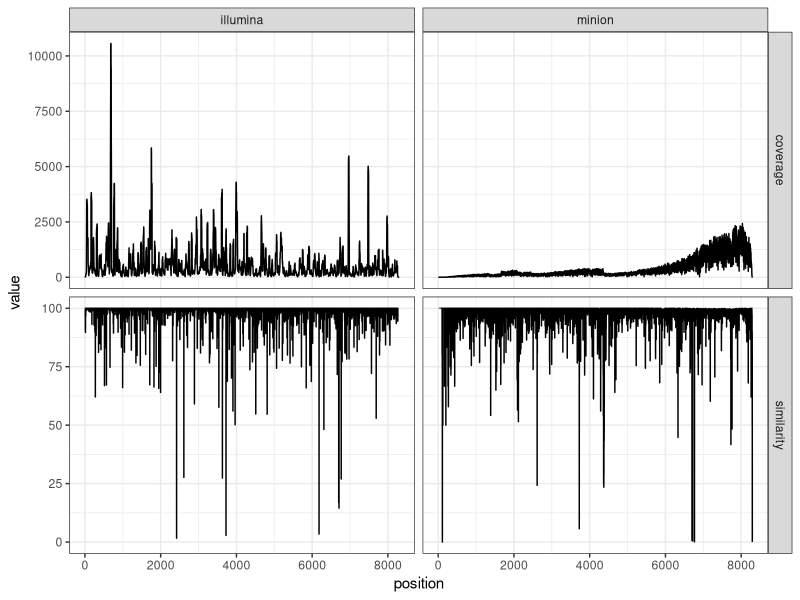
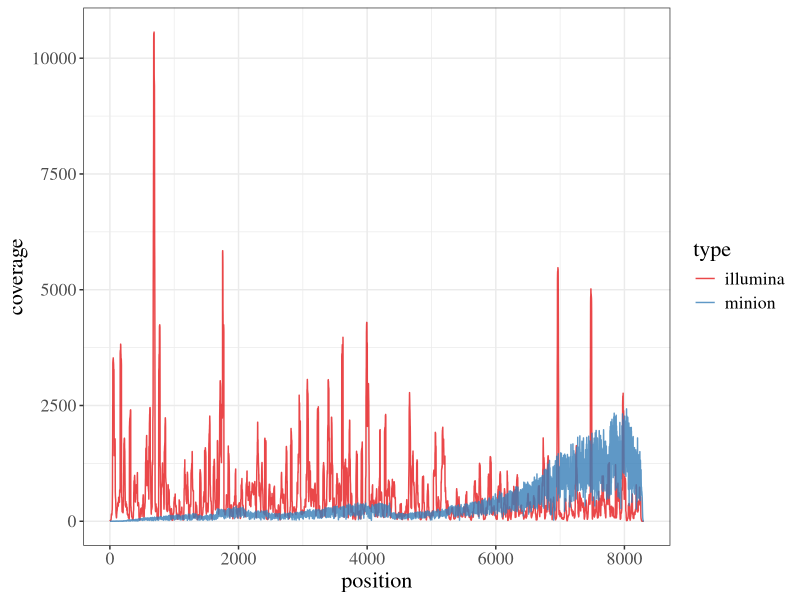
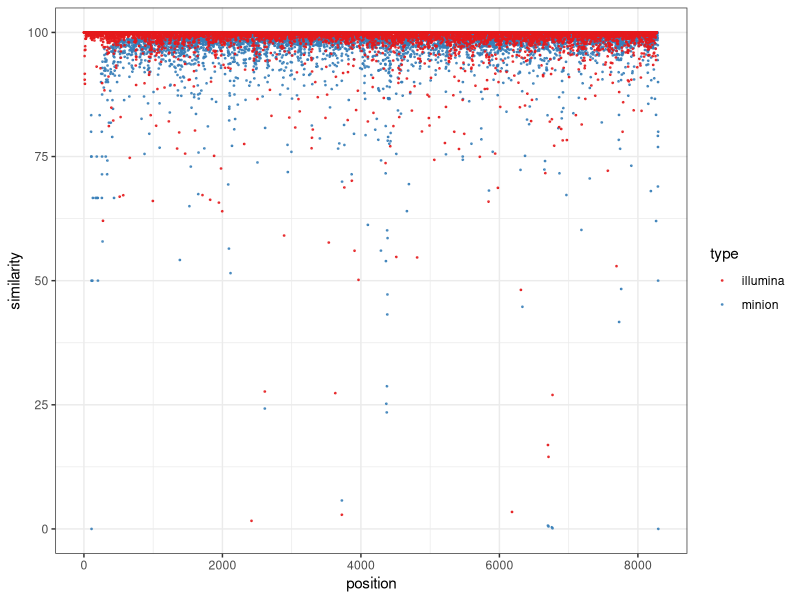
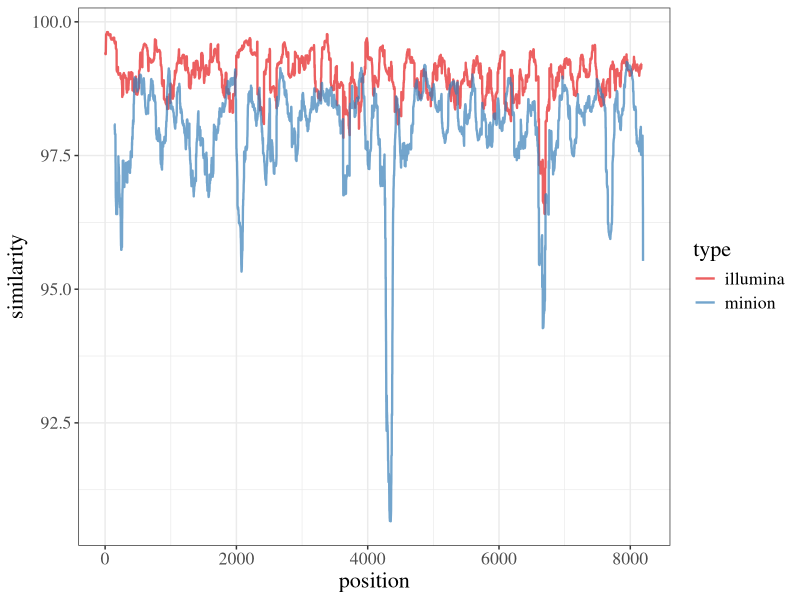
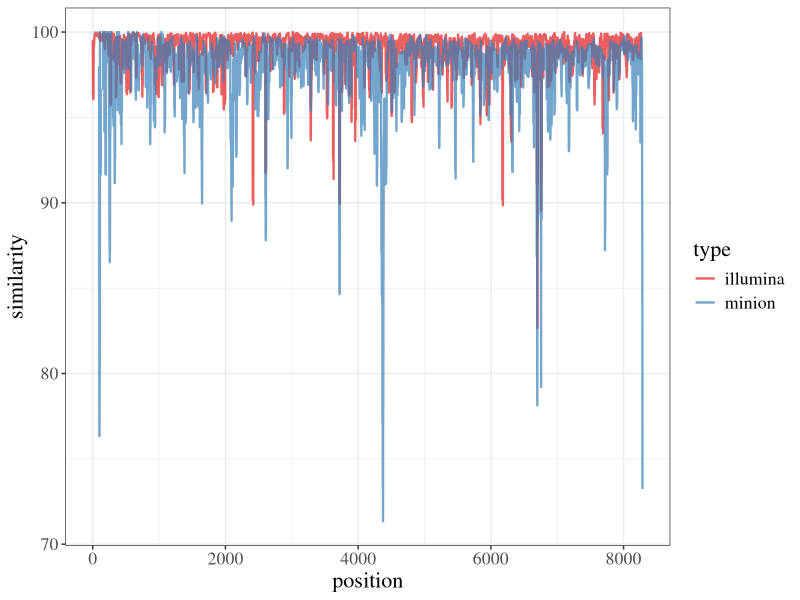

Write the R code that produced these figures, in order. (Note: this script raises an error after producing the figures.)
# get data
data = read.table("Final.data")
colnames(data) = c("type","pos","coverage","match","similarity")
require(tidyverse)


# First plot raw results:
svg("Brut_results.svg")
data %>% select(- match ) %>%  gather(variable, value, 3:4) %>% ggplot(aes(x=pos,y=value,group = variable)) + 
  geom_line() + facet_grid(variable ~ type ,scale="free_y") + theme_bw() + xlab("position")
dev.off()

# Plot both coverage on the same fig:
svg("Coverage.svg",width=12)
data %>% select(- match ) %>%  gather(variable, value, 3:4) %>% 
  filter(variable=="coverage") %>%
  ggplot() + geom_line(aes(group=type,color=type,x=pos,y=value),alpha=0.8) + 
  theme_bw() + ylab("coverage") + xlab("position") + 
  scale_color_brewer(type="qual",palette="Set1") + theme(text=element_text(size=16,family="Times"))
dev.off()

# Tried log but it sucks
svg("similarity_log.svg")
data %>% select(- match ) %>%  gather(variable, value, 3:4) %>% 
  filter(variable=="similarity")  %>%
  ggplot() + geom_point(aes(group=type,color=type,x=pos,y=value),alpha=0.8,size=0.3) + 
  theme_bw() + ylab("similarity") + xlab("position") + 
  scale_color_brewer(type="qual",palette="Set1") 
dev.off()

# Using zoo to compute sliding windows
require(zoo)

# Start with a 100bp windows size)

# Create subdatasets for each sequencing:
minionsim = rollapply(data %>% filter(type=="minion") %>% select(similarity), width = 100, by = 1, FUN = mean, align = "center")
illusim = rollapply(data %>% filter(type=="illumina") %>% select(similarity), width = 100, by = 1, FUN = mean, align = "center")
minionsimdf = data.frame("pos"=seq(1:length(minionsim)),"type"=rep("minion",length(minionsim)),"similariy"=minionsim)
illusimdf = data.frame("pos"= seq(1:length(illusim)),"type"=rep("illumina",length(illusim)),"similariy"=illusim)
datasim = rbind(illusimdf,minionsimdf)
# Draw fig
svg("similarity_sliding100.svg",width=12)
datasim %>% ggplot() + geom_line(aes(x=pos,y=similarity,group=type,color =type),size = 0.8,alpha=0.7) + 
  theme_bw() + ylab("similarity") + xlab("position") + 
  scale_color_brewer(type="qual",palette="Set1") + theme(text=element_text(size=16,family="Times"))
dev.off()

# Same for 10 bp
minionsim = rollapply(data %>% filter(type=="minion") %>% select(similarity), width = 10, by = 1, FUN = mean, align = "center")
illusim = rollapply(data %>% filter(type=="illumina") %>% select(similarity), width = 10, by = 1, FUN = mean, align = "center")
minionsimdf = data.frame("pos"=seq(1:length(minionsim)),"type"=rep("minion",length(minionsim)),"similariy"=minionsim)
illusimdf = data.frame("pos"= seq(1:length(illusim)),"type"=rep("illumina",length(illusim)),"similariy"=illusim)
datasim = rbind(illusimdf,minionsimdf)
svg("similarity_sliding10.svg",width=12)
datasim %>% ggplot() + geom_line(aes(x=pos,y=similarity,group=type,color =type),size = 0.8,alpha=0.7) + 
  theme_bw() + ylab("similarity") + xlab("position") + 
  scale_color_brewer(type="qual",palette="Set1") + theme(text=element_text(size=16,family="Times"))
dev.off()


# Same for 50bp
minionsim = rollapply(data %>% filter(type=="minion") %>% select(similarity), width = 50, by = 1, FUN = mean, align = "center")
illusim = rollapply(data %>% filter(type=="illumina") %>% select(similarity), width = 50, by = 1, FUN = mean, align = "center")
minionsimdf = data.frame("pos"=seq(1:length(minionsim)),"type"=rep("minion",length(minionsim)),"similariy"=minionsim)
illusimdf = data.frame("pos"= seq(1:length(illusim)),"type"=rep("illumina",length(illusim)),"similariy"=illusim)
datasim = rbind(illusimdf,minionsimdf)+ theme(text=element_text(size=16,family="Times"))
svg("similarity_sliding50.svg",width=12)
datasim %>% ggplot() + geom_line(aes(x=pos,y=similarity,group=type,color =type),size = 0.8,alpha=0.7) + 
  theme_bw() + ylab("similarity") + xlab("position") + 
  scale_color_brewer(type="qual",palette="Set1") 
dev.off()

# That's it. Inkscaped the best figures
